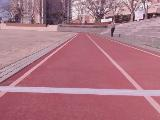
#> input picture image/stop_line_1.jpg, 160 x 120 px
$ python -i hough_main.py   (imports and definitions only)
#> lines starting #> are read from the running program, lines starting #| are printed output that depends on the picture
import cv2
import numpy as np

def canny(image):
    gray = cv2.cvtColor(image, cv2.COLOR_RGB2GRAY)
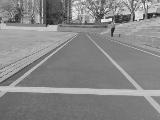
#> gray: shape (120, 160); min 23, max 250, mean 135.4
    blur = cv2.GaussianBlur(gray, (5, 5), 0)
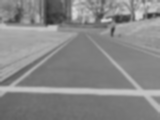
#> blur: shape (120, 160); min 47, max 218, mean 135.4
    canny = cv2.Canny(blur, 10, 230, None, 3)
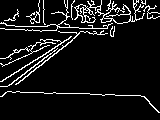
#> canny: shape (120, 160); 8.8% white in thin lines or dots
    return canny

def region_of_interest(image):
    h = int(image.shape[0])
    w = int(image.shape[1])

    # 관심 영역 표시 [LB][LT][RT][RB]
    _shape = np.array([
        [int(0.01 * w), int(0.95 * h)], [int(0.01 * w), int(0.65 * h)],
        [int(0.99 * w), int(0.65 * h)], [int(0.99 * w), int(0.95 * h)],
    ])

    mask = np.zeros_like(image)

    if len(image.shape) > 2:
        channel_count = image.shape[2]
        ignore_mask_color = (255,) * channel_count
    else:
        ignore_mask_color = 255

    cv2.fillPoly(mask, np.int32([_shape]), ignore_mask_color)
    roi_image = cv2.bitwise_and(image, mask)

    return roi_image

def display_lines(image, lines):
    line_image = np.zeros_like(image)
    if lines is not None:
        for line in lines:
            x1, y1, x2, y2 = line.reshape(4)
            cv2.line(line_image, (x1, y1), (x2, y2), (0, 255, 0), 3) # 이미지, 시작 좌표, 끝 좌표, 색깔, 굵기
    return line_image

# 이미지 불러오기
# [16 lines not run here, left out]

>>> import cv2
>>> picture = cv2.cvtColor(cv2.imread('../image/stop_line_1.jpg'), cv2.COLOR_BGR2RGB)
>>> result = canny(picture)

$ run again, on image/stop_line_2.jpg
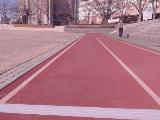
#> input picture image/stop_line_2.jpg, 160 x 120 px
#> in canny, `blur = cv2.GaussianBlur(gray, (5, 5), 0)`:
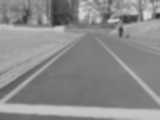
#> blur: shape (120, 160); min 46, max 219, mean 138.8
#> in canny, `canny = cv2.Canny(blur, 10, 230, None, 3)`:
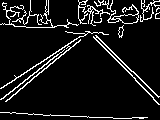
#> canny: shape (120, 160); 9.1% white in thin lines or dots

$ run again, on image/TestTrack_2.jpg
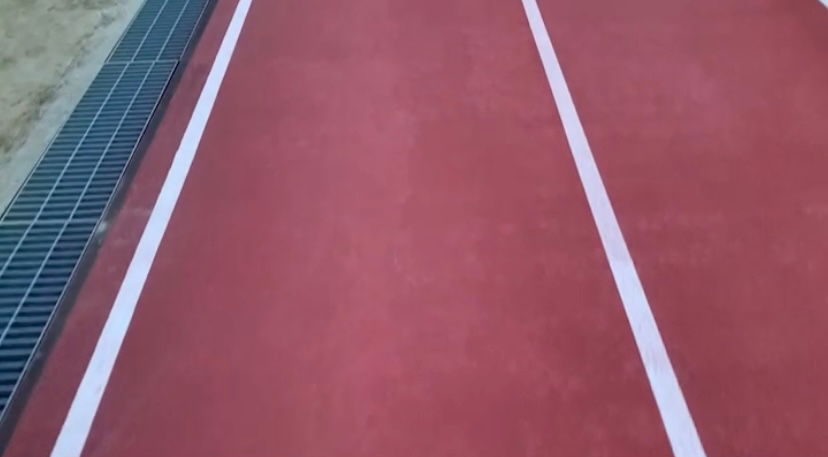
#> input picture image/TestTrack_2.jpg, 828 x 457 px
#> in canny, `gray = cv2.cvtColor(image, cv2.COLOR_RGB2GRAY)`:
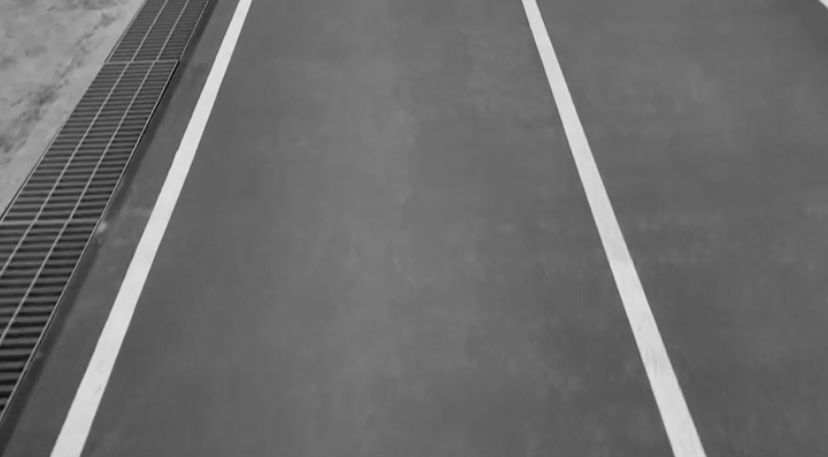
#> gray: shape (457, 828); min 4, max 229, mean 108.6
#> in canny, `canny = cv2.Canny(blur, 10, 230, None, 3)`:
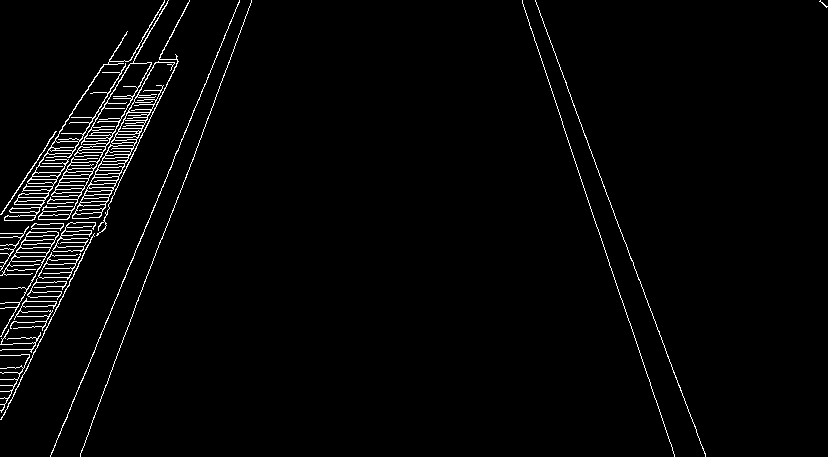
#> canny: shape (457, 828); 2.3% white in thin lines or dots

$ run again, on image/TestTrack_3.jpg
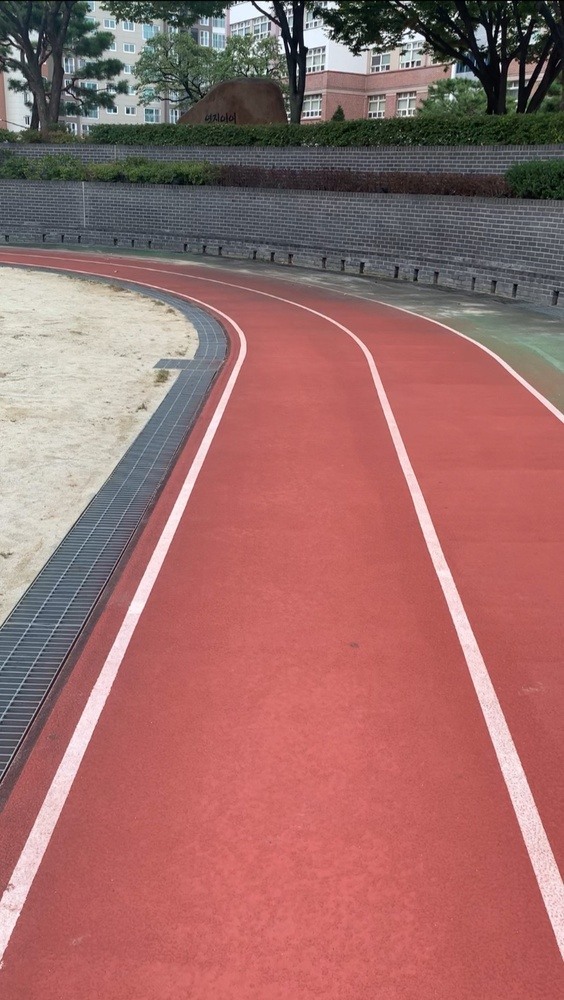
#> input picture image/TestTrack_3.jpg, 564 x 1000 px, shrunk from 828 x 1469 before the run
#> in canny, `gray = cv2.cvtColor(image, cv2.COLOR_RGB2GRAY)`:
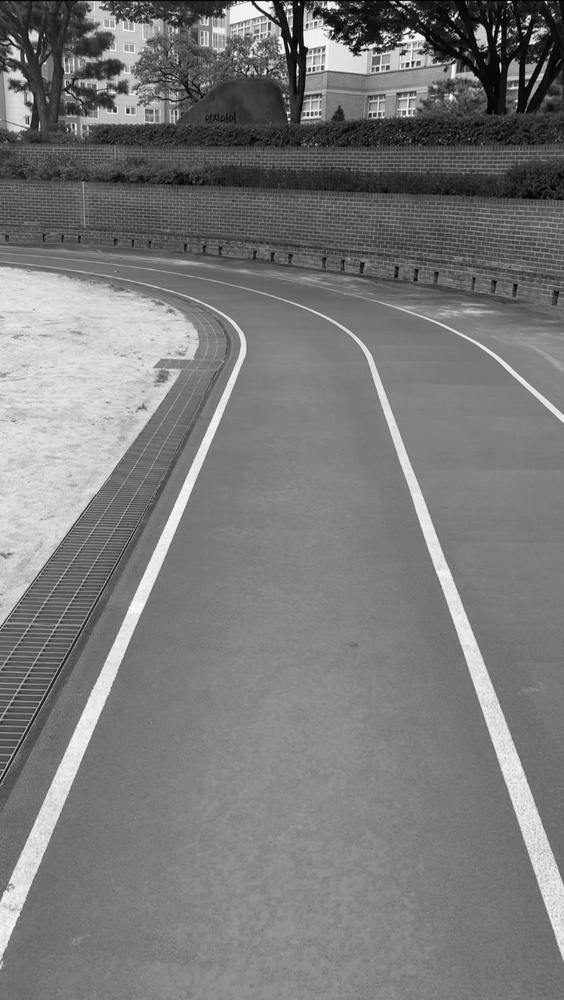
#> gray: shape (1000, 564); min 0, max 254, mean 122
#> in canny, `canny = cv2.Canny(blur, 10, 230, None, 3)`:
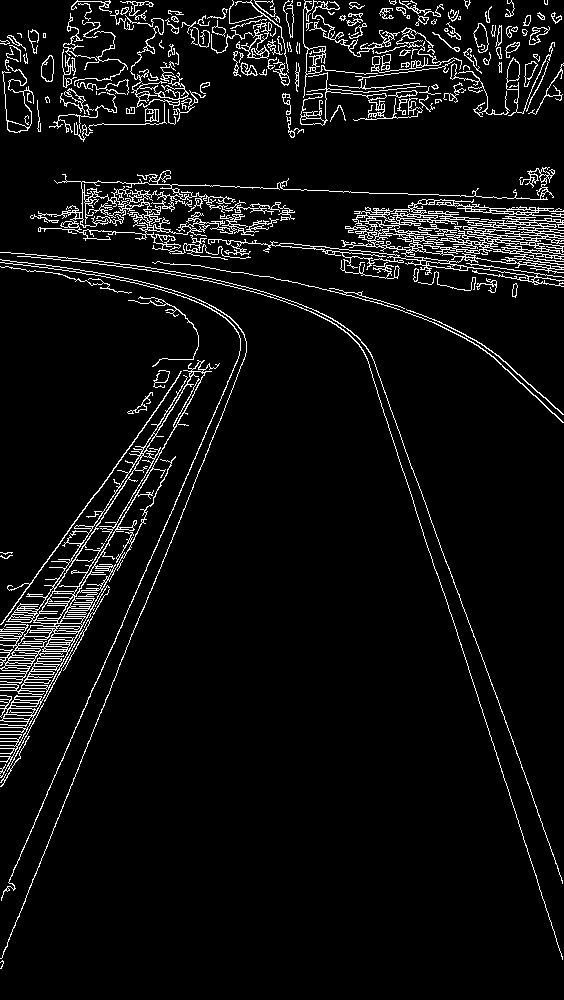
#> canny: shape (1000, 564); 5.9% white in thin lines or dots
